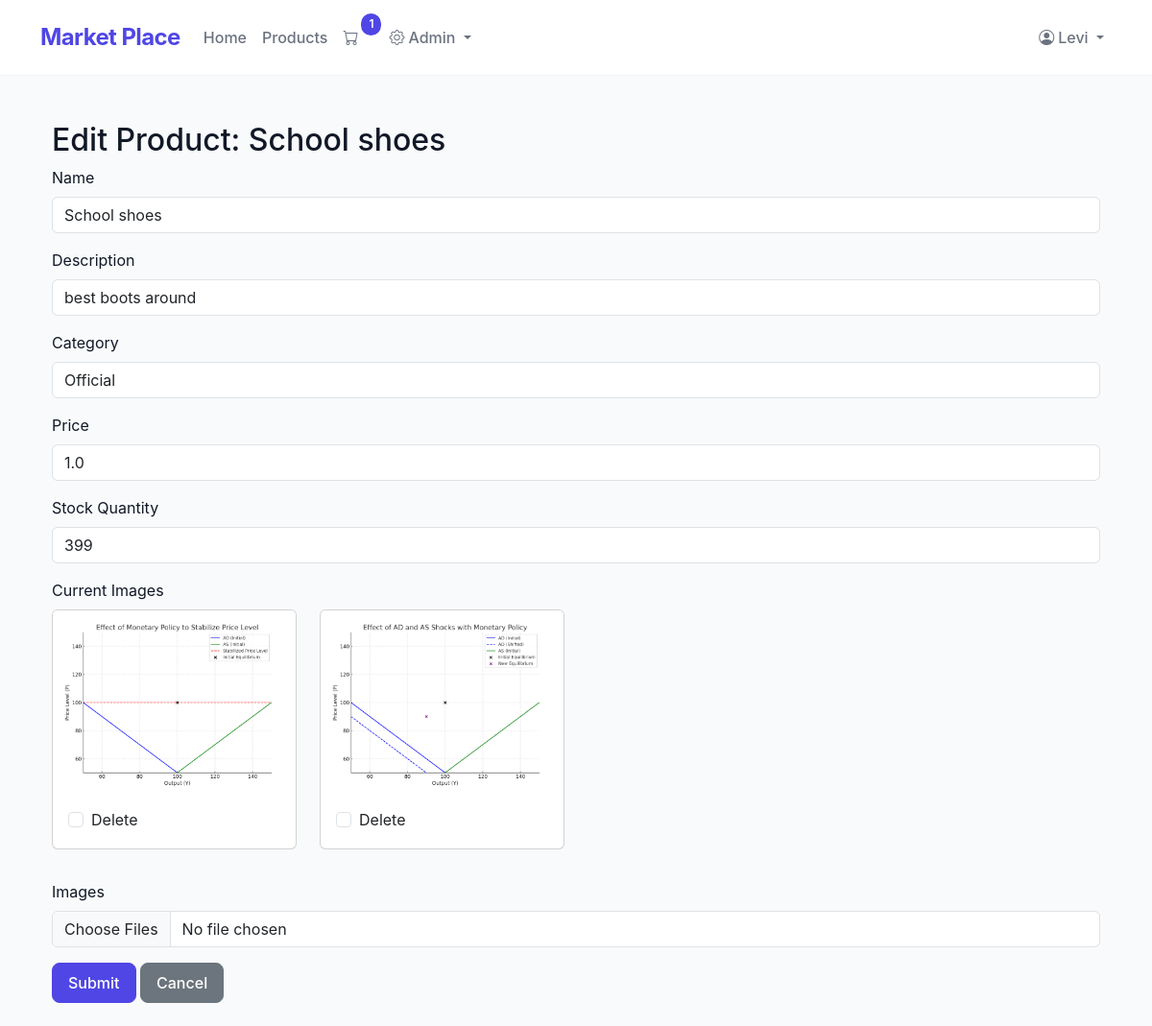
The app's page /product/2/edit (signed in), older data.
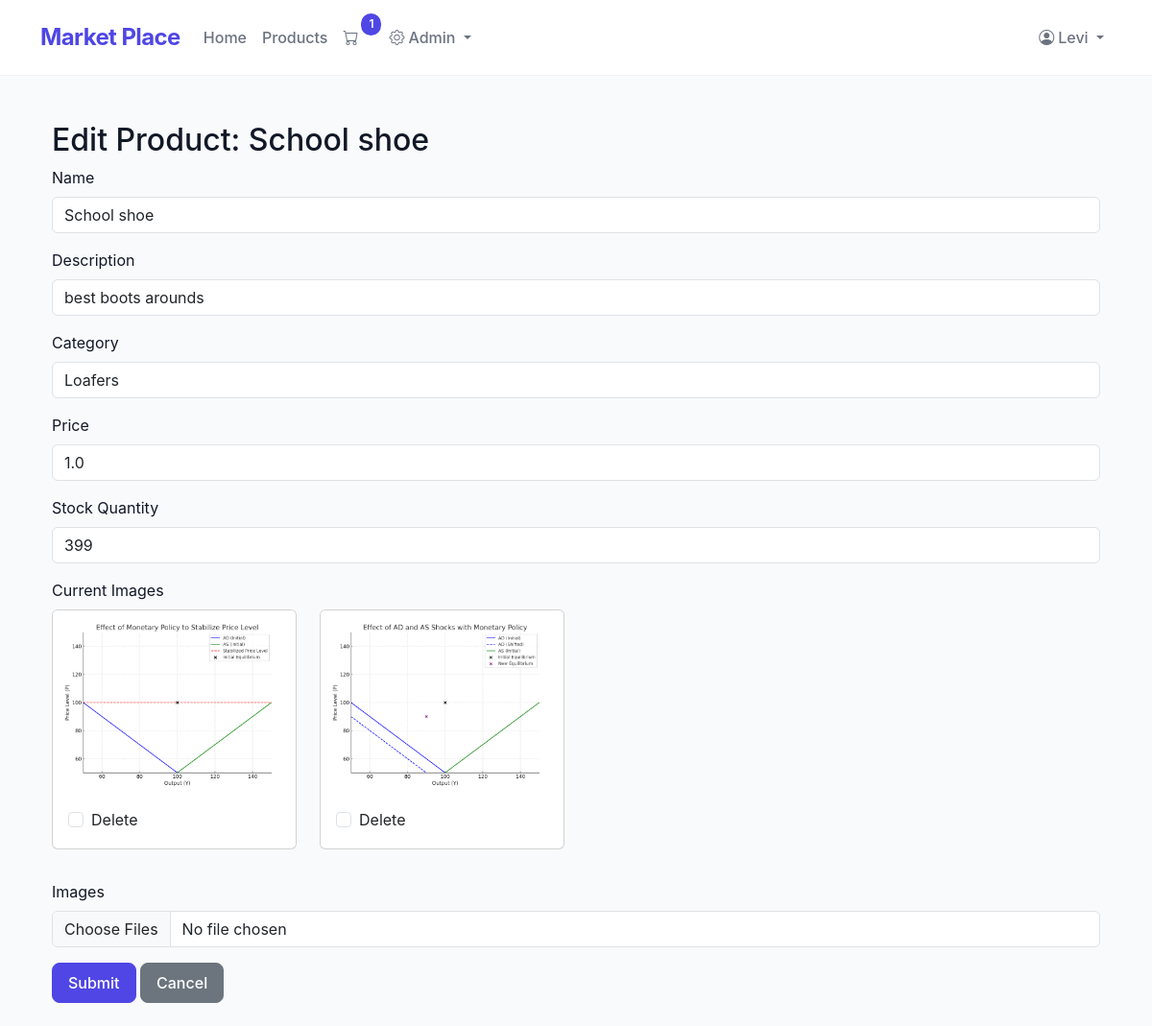
The same page, newer data.
### app.py (models this page shows)
class Product(db.Model):
    __tablename__ = 'products'
    id = db.Column(db.Integer, primary_key=True)
    name = db.Column(db.String(100), nullable=False)
    description = db.Column(db.String(500), nullable=True)
    price = db.Column(db.Float, nullable=False)
    stock_quantity = db.Column(db.Integer, nullable=False)
    category_id = db.Column(db.Integer, db.ForeignKey('categories.id'), nullable=False)
    order_items = db.relationship('OrderItem', backref='product', lazy=True)
    images = db.relationship('ProductImage', backref='product', lazy=True)

class Category(db.Model):
    __tablename__ = 'categories'
    id = db.Column(db.Integer, primary_key=True)
    name = db.Column(db.String(100), unique=True, nullable=False)
    description = db.Column(db.String(500))
    products = db.relationship('Product', backref='category', lazy=True)

### app.py (the view, shortened to what this page needs)
@app.route('/product/<int:product_id>/edit', methods=['GET', 'POST'])
@admin_required
def edit_product(product_id):
    product = Product.query.get_or_404(product_id)
    categories = Category.query.all()
    form = ProductForm()
    form.category.choices = [(cat.id, cat.name) for cat in categories]
    if request.method == 'GET':
        form.name.data = product.name
        form.description.data = product.description
        form.price.data = str(product.price)
        form.stock_quantity.data = str(product.stock_quantity)
        form.category.data = product.category_id
    return render_template('edit_product.html', form=form, product=product)

### app.py
class ProductForm(FlaskForm):
    name = StringField('Name', validators=[DataRequired()])
    description = StringField('Description', validators=[DataRequired()])
    price = StringField('Price', validators=[DataRequired()])
    stock_quantity = StringField('Stock Quantity', validators=[DataRequired()])
    category = SelectField('Category', coerce=int, validators=[DataRequired()])
    images = FileField('Images', validators=[FileAllowed(['jpg', 'png', 'jpeg'])])
    submit = SubmitField('Submit')

### app.py (called while the page is built)
def admin_required(f):
    from functools import wraps
    @wraps(f)
    def decorated_function(*args, **kwargs):
        if not session.get('user_id') or session.get('user_role') != 'admin':
            flash('Admin access required.', 'danger')
            return redirect(url_for('home'))
        return f(*args, **kwargs)
    return decorated_function

def get_cart_unique_items():
    if 'user_id' in session:
        order = Order.query.filter_by(user_id=session['user_id'], status="Pending").first()
        if order:
            return OrderItem.query.filter_by(order_id=order.id).count()
    return 0

### templates/edit_product.html (shortened to what this page needs)
{% extends 'base.html' %}
{% block content %}
<div class="container mt-5">
    <h2>Edit Product: {{ product.name }}</h2>
    <form method="POST" enctype="multipart/form-data">
        <div class="mb-3">
            {{ form.name.label(class="form-label") }}
            {{ form.name(class="form-control") }}
        </div>
        <div class="mb-3">
            {{ form.description.label(class="form-label") }}
            {{ form.description(class="form-control") }}
        </div>
        <div class="mb-3">
            {{ form.category.label(class="form-label") }}
            <select name="category" id="category" class="form-control">
                {% for choice in form.category.choices %}
                <option value="{{ choice[0] }}" {% if choice[0] == product.category_id %}selected{% endif %}>
                    {{ choice[1] }}
                </option>
                {% endfor %}
            </select>
        </div>
        <div class="mb-3">
            {{ form.price.label(class="form-label") }}
            {{ form.price(class="form-control") }}
        </div>
        <div class="mb-3">
            {{ form.stock_quantity.label(class="form-label") }}
            {{ form.stock_quantity(class="form-control") }}
        </div>
        {% if product.images %}
        <div class="mb-3">
            <label class="form-label">Current Images</label>
            <div class="row">
                {% for image in product.images %}
                <div class="col-md-3 mb-3">
                    <div class="card">
                        <img src="{{ url_for('static', filename='uploads/' + image.image_url) }}"
                             class="card-img-top"
                             alt="Product image">
                        <div class="card-body">
                            <div class="form-check">
                                <input type="checkbox"
                                       class="form-check-input"
                                       name="delete_images"
                                       value="{{ image.id }}">
                                <label class="form-check-label">Delete</label>
                            </div>
                        </div>
                    </div>
                </div>
                {% endfor %}
            </div>
        </div>
        {% endif %}
        <div class="mb-3">
            {{ form.images.label(class="form-label") }}
            <input type="file" name="images" class="form-control" multiple>
        </div>
        {{ form.submit(class="btn btn-primary") }}
        <a href="{{ url_for('manage_products') }}" class="btn btn-secondary">Cancel</a>
    </form>
</div>
{% endblock %}

Row changes from the older to the newer data that the page shows:
changed Product: name "School shoes" → "School shoe"; description "best boots around" → "best boots arounds"; category "Official" → "Loafers"
